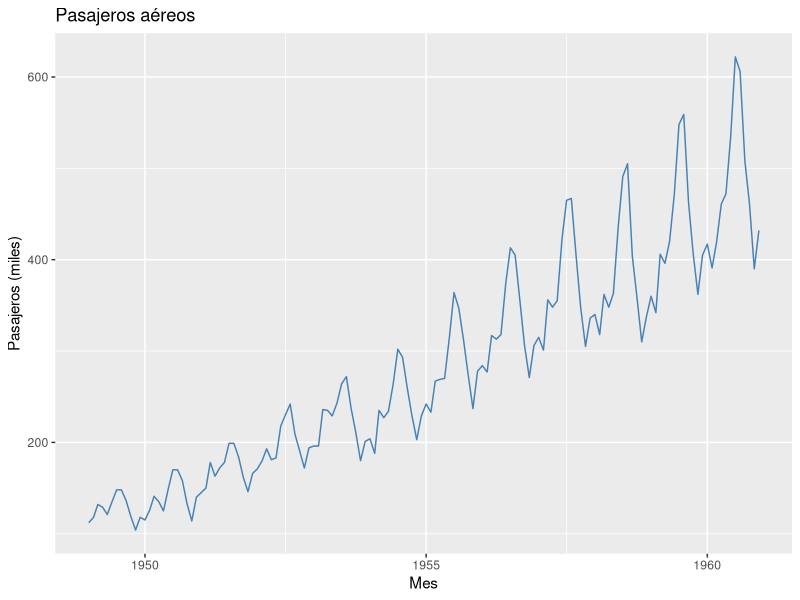
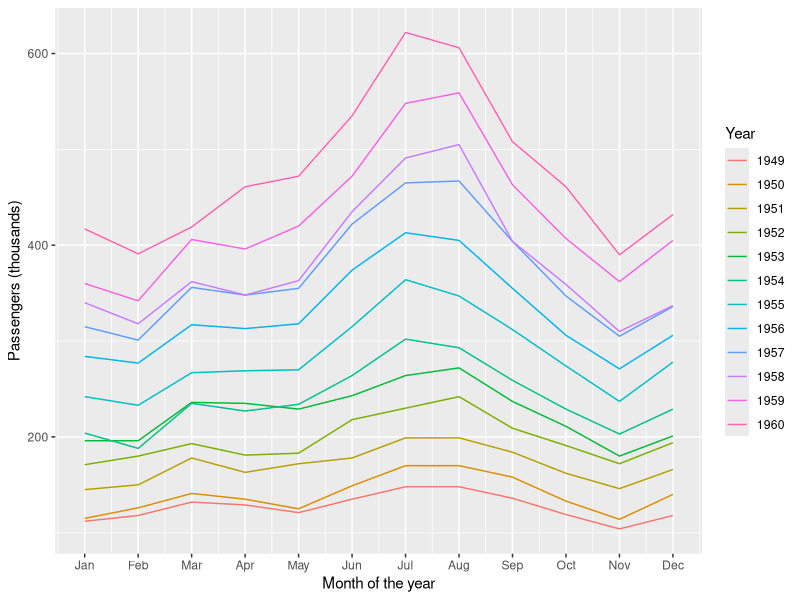

The R source for these figures, in order:
## ---- chunk 1
#| label: fig-passengers
#| fig-cap: "Monthly international airline passengers, 1949–1960."
#| message: false
library(ggplot2)

# Convertir la serie mensual en un data frame para graficar
passengers <- data.frame(
  month = seq(as.Date("1949-01-01"), by = "month", length.out = length(AirPassengers)),
  count = as.numeric(AirPassengers)
)

ggplot(passengers, aes(x = month, y = count)) +
  geom_line(colour = "steelblue") +
  labs(
    title = "Pasajeros aéreos",
    x = "Mes",
    y = "Pasajeros (miles)"
  )
## ---- chunk 2
#| label: fig-seasonal
#| fig-cap: "Each year of the series drawn as its own line."
# One line per year, coloured from earliest to latest
passengers$year <- format(passengers$month, "%Y")
passengers$month_of_year <- as.integer(format(passengers$month, "%m"))

ggplot(passengers, aes(x = month_of_year, y = count, group = year, colour = year)) +
  geom_line() +
  scale_x_continuous(breaks = 1:12, labels = month.abb) +
  labs(x = "Month of the year", y = "Passengers (thousands)", colour = "Year")
